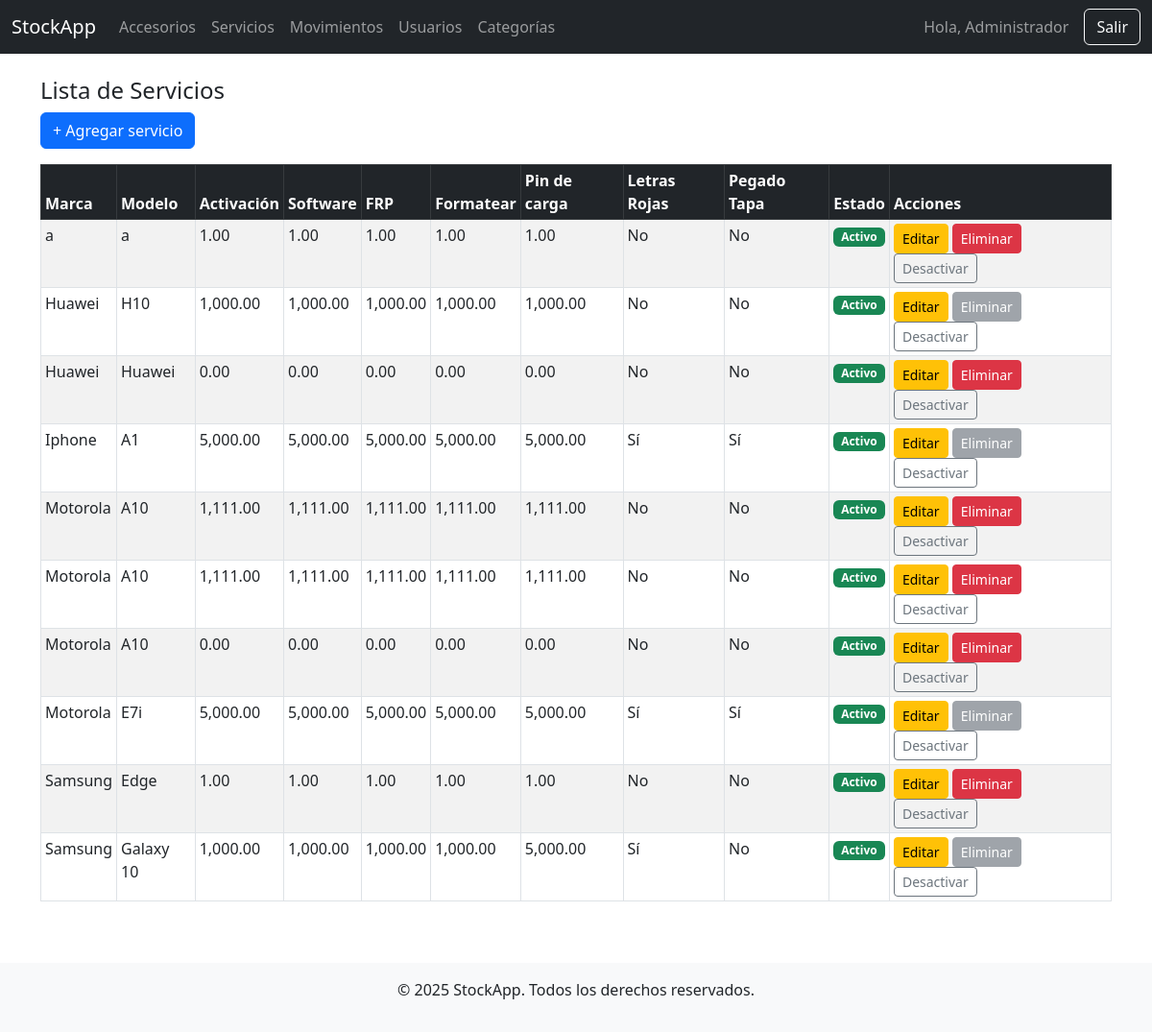
Page /servicios/listar.php (signed in) on the committed database.
### tables this page shows
CREATE TABLE `servicios` (
  `id` int(11) NOT NULL,
  `marca` varchar(100) NOT NULL,
  `modelo` varchar(100) NOT NULL,
  `activacion` decimal(10,2) DEFAULT 0.00,
  `software` decimal(10,2) DEFAULT 0.00,
  `frp` decimal(10,2) DEFAULT 0.00,
  `formatear` decimal(10,2) DEFAULT 0.00,
  `pin_de_carga` decimal(10,2) DEFAULT 0.00,
  `letras_rojas` tinyint(1) DEFAULT 0,
  `pegado_tapa` tinyint(1) DEFAULT 0,
  `activo` tinyint(1) DEFAULT 1,
  `creado_en` timestamp NOT NULL DEFAULT current_timestamp()
);

### servicios/listar.php (the view, shortened to what this page needs)
<?php
require_once '../config/database.php';
include '../includes/header.php';
include '../includes/navbar.php';
$servicios = $pdo->query("SELECT * FROM servicios ORDER BY marca, modelo")->fetchAll();
?>
<div class="container mt-4">
    <h4>Lista de Servicios</h4>
    <a href="crear.php" class="btn btn-primary mb-3">+ Agregar servicio</a>
    <div class="table-responsive">
        <table class="table table-sm table-bordered table-hover table-striped">
            <thead class="table-dark">
                <tr>
                    <th>Marca</th>
                    <th>Modelo</th>
                    <th>Activación</th>
                    <th>Software</th>
                    <th>FRP</th>
                    <th>Formatear</th>
                    <th>Pin de carga</th>
                    <th>Letras Rojas</th>
                    <th>Pegado Tapa</th>
                    <th>Estado</th>
                    <th>Acciones</th>
                </tr>
            </thead>
            <tbody>
                <?php foreach ($servicios as $s): ?>
                    <?php
                        $stmt = $pdo->prepare("SELECT COUNT(*) FROM movimientos WHERE sector = 'servicio' AND item_id = ?");
                        $stmt->execute([$s['id']]);
                        $tiene_movimientos = $stmt->fetchColumn() > 0;
                    ?>
                    <tr class="<?= $s['activo'] ? '' : 'table-secondary' ?>">
                        <td><?= htmlspecialchars($s['marca']) ?></td>
                        <td><?= htmlspecialchars($s['modelo']) ?></td>
                        <td><?= number_format($s['activacion'], 2) ?></td>
                        <td><?= number_format($s['software'], 2) ?></td>
                        <td><?= number_format($s['frp'], 2) ?></td>
                        <td><?= number_format($s['formatear'], 2) ?></td>
                        <td><?= number_format($s['pin_de_carga'], 2) ?></td>
                        <td><?= $s['letras_rojas'] ? 'Sí' : 'No' ?></td>
                        <td><?= $s['pegado_tapa'] ? 'Sí' : 'No' ?></td>
                        <td>
                            <?php if ($s['activo']): ?>
                                <span class="badge bg-success">Activo</span>
                            <?php else: ?>
                                <span class="badge bg-secondary">Inactivo</span>
                            <?php endif; ?>
                        </td>
                        <td>
                            <a href="editar.php?id=<?= $s['id'] ?>" class="btn btn-sm btn-warning">Editar</a>
                            <?php if ($tiene_movimientos): ?>
                                <button class="btn btn-sm btn-secondary" disabled title="Ya tiene movimientos">Eliminar</button>
                            <?php else: ?>
                                <a href="eliminar.php?id=<?= $s['id'] ?>" class="btn btn-sm btn-danger" onclick="return confirm('¿Eliminar este servicio?')">Eliminar</a>
                            <?php endif; ?>
                            <a href="estado.php?id=<?= $s['id'] ?>" class="btn btn-sm <?= $s['activo'] ? 'btn-outline-secondary' : 'btn-outline-success' ?>">
                                <?= $s['activo'] ? 'Desactivar' : 'Activar' ?>
                            </a>
                        </td>
                    </tr>
                <?php endforeach; ?>
            </tbody>
        </table>
    </div>
</div>
<?php include '../includes/footer.php'; ?>

### rows in the picture
servicios: marca "a", modelo "a", activacion "1.00", software "1.00", frp "1.00", formatear "1.00", pin_de_carga "1.00", letras_rojas "No", pegado_tapa "No", activo "Activo"
servicios: marca "Huawei", modelo "H10", activacion "1,000.00", software "1,000.00", frp "1,000.00", formatear "1,000.00", pin_de_carga "1,000.00", letras_rojas "No", pegado_tapa "No", activo "Activo", shows "Eliminar"
servicios: marca "Huawei", modelo "Huawei", activacion "0.00", software "0.00", frp "0.00", formatear "0.00", pin_de_carga "0.00", letras_rojas "No", pegado_tapa "No", activo "Activo"
servicios: marca "Iphone", modelo "A1", activacion "5,000.00", software "5,000.00", frp "5,000.00", formatear "5,000.00", pin_de_carga "5,000.00", letras_rojas "Sí", pegado_tapa "Sí", activo "Activo", shows "Eliminar"
servicios: marca "Motorola", modelo "A10", activacion "1,111.00", software "1,111.00", frp "1,111.00", formatear "1,111.00", pin_de_carga "1,111.00", letras_rojas "No", pegado_tapa "No", activo "Activo"
servicios: marca "Motorola", modelo "A10", activacion "1,111.00", software "1,111.00", frp "1,111.00", formatear "1,111.00", pin_de_carga "1,111.00", letras_rojas "No", pegado_tapa "No", activo "Activo"
servicios: marca "Motorola", modelo "A10", activacion "0.00", software "0.00", frp "0.00", formatear "0.00", pin_de_carga "0.00", letras_rojas "No", pegado_tapa "No", activo "Activo"
servicios: marca "Motorola", modelo "E7i", activacion "5,000.00", software "5,000.00", frp "5,000.00", formatear "5,000.00", pin_de_carga "5,000.00", letras_rojas "Sí", pegado_tapa "Sí", activo "Activo", shows "Eliminar"
servicios: marca "Samsung", modelo "Edge", activacion "1.00", software "1.00", frp "1.00", formatear "1.00", pin_de_carga "1.00", letras_rojas "No", pegado_tapa "No", activo "Activo"
servicios: marca "Samsung", modelo "Galaxy 10", activacion "1,000.00", software "1,000.00", frp "1,000.00", formatear "1,000.00", pin_de_carga "5,000.00", letras_rojas "Sí", pegado_tapa "No", activo "Activo", shows "Eliminar"

### other values in the picture
$_SESSION['nombre'] "Administrador"
